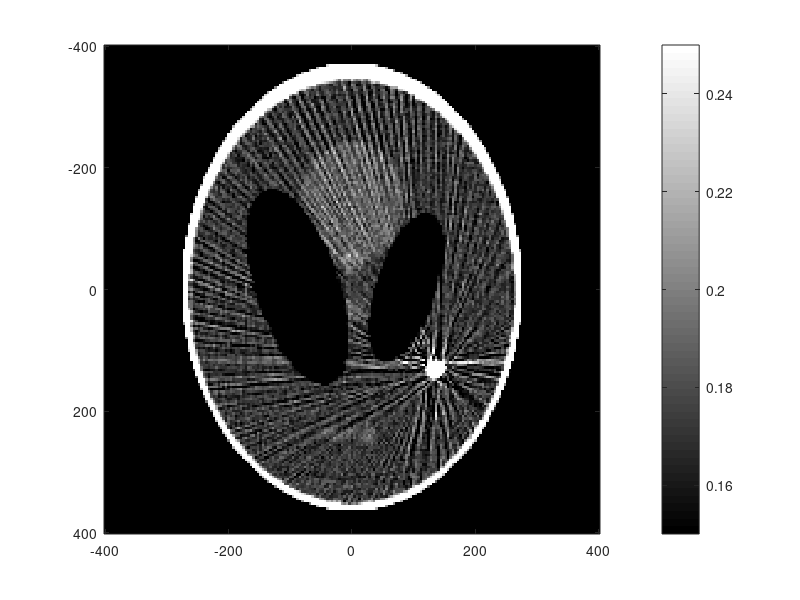

Reproduce this figure in MATLAB. (Note: this script raises an error after producing the figure.)
clear;

addpath(genpath('')) %

%%
load('MAR_data.mat')
load('mu.mat');
% s: scan geometry
% f: fanogram measurements
% g: re-binned sinogram representation of f

% straight back-projection
mu_BP = iradon(g,s.phi,'linear','none',1,size(s.x,1));

% filtered back-projection
mu_FBP = iradon(g,s.phi,'linear','Ram-Lak',1,size(s.x,1));

% display the result
imagesc(s.x(1,:), s.y(:,1), mu_FBP);
colormap gray;
colorbar;
caxis([0.150 0.250]);
set(gca,'ydir','default');
xlabel('X (mm)')
ylabel('Y (mm)')

%% GOH

metal = mu_FBP > 0.25;

seg = mu_FBP - metal;
imagesc(seg);

colormap gray;
colorbar;
caxis([0.150 0.250]);
set(gca,'ydir','default');
xlabel('X (mm)')
ylabel('Y (mm)')


%% Non local means
i = 0;
for h=1:2:10
    i=i+1;
    mu_FBP_nlm{i} = NLmeansfilter(mu_FBP,h,3,1);
end

% imagesc(mu_FBP_nlm);
figure('position', [0, 0, 1500, 250]);
for j = 1:i
    subplot(1,i,j); imagesc(mu_FBP_nlm{j});
    colormap gray;
    caxis([0.150 0.250]);
    set(gca,'ydir','default');
    xlabel('X (mm)')
    ylabel('Y (mm)')
end
